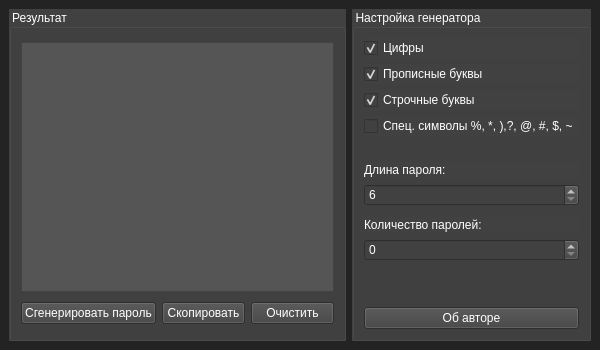
<?xml version="1.0" encoding="UTF-8"?>
<ui version="4.0">
 <class>MainWindow</class>
 <widget class="QMainWindow" name="MainWindow">
  <property name="geometry">
   <rect>
    <x>0</x>
    <y>0</y>
    <width>600</width>
    <height>350</height>
   </rect>
  </property>
  <property name="minimumSize">
   <size>
    <width>600</width>
    <height>350</height>
   </size>
  </property>
  <property name="maximumSize">
   <size>
    <width>600</width>
    <height>350</height>
   </size>
  </property>
  <property name="windowTitle">
   <string>PyGen - Генератор паролей Python</string>
  </property>
  <widget class="QWidget" name="centralwidget">
   <property name="styleSheet">
    <string notr="true">background-color: rgb(35, 35, 35);</string>
   </property>
   <layout class="QHBoxLayout" name="horizontalLayout">
    <item>
     <widget class="QGroupBox" name="groupBox">
      <property name="maximumSize">
       <size>
        <width>350</width>
        <height>16777215</height>
       </size>
      </property>
      <property name="styleSheet">
       <string notr="true">background-color: rgb(65, 65, 65);
color: rgb(255, 255, 255);</string>
      </property>
      <property name="title">
       <string>Результат</string>
      </property>
      <layout class="QVBoxLayout" name="verticalLayout">
       <item>
        <widget class="QPlainTextEdit" name="plainTextEdit">
         <property name="maximumSize">
          <size>
           <width>345</width>
           <height>250</height>
          </size>
         </property>
         <property name="styleSheet">
          <string notr="true">background-color: rgb(85, 85, 85);</string>
         </property>
        </widget>
       </item>
       <item>
        <layout class="QHBoxLayout" name="horizontalLayout_2">
         <item>
          <widget class="QPushButton" name="pushButton">
           <property name="text">
            <string>Сгенерировать пароль</string>
           </property>
          </widget>
         </item>
         <item>
          <widget class="QPushButton" name="pushButton_3">
           <property name="text">
            <string>Скопировать</string>
           </property>
          </widget>
         </item>
         <item>
          <widget class="QPushButton" name="pushButton_2">
           <property name="text">
            <string>Очистить</string>
           </property>
          </widget>
         </item>
        </layout>
       </item>
      </layout>
     </widget>
    </item>
    <item>
     <widget class="QGroupBox" name="groupBox_2">
      <property name="maximumSize">
       <size>
        <width>250</width>
        <height>16777215</height>
       </size>
      </property>
      <property name="styleSheet">
       <string notr="true">background-color: rgb(65, 65, 65);
color: rgb(255, 255, 255);</string>
      </property>
      <property name="title">
       <string>Настройка генератора</string>
      </property>
      <layout class="QVBoxLayout" name="verticalLayout_2">
       <item>
        <widget class="QCheckBox" name="checkBox">
         <property name="text">
          <string>Цифры</string>
         </property>
         <property name="checked">
          <bool>true</bool>
         </property>
        </widget>
       </item>
       <item>
        <widget class="QCheckBox" name="checkBox_2">
         <property name="text">
          <string>Прописные буквы</string>
         </property>
         <property name="checked">
          <bool>true</bool>
         </property>
        </widget>
       </item>
       <item>
        <widget class="QCheckBox" name="checkBox_3">
         <property name="text">
          <string>Строчные буквы</string>
         </property>
         <property name="checked">
          <bool>true</bool>
         </property>
        </widget>
       </item>
       <item>
        <widget class="QCheckBox" name="checkBox_4">
         <property name="text">
          <string>Спец. символы %, *, ),?, @, #, $, ~</string>
         </property>
        </widget>
       </item>
       <item>
        <spacer name="verticalSpacer_2">
         <property name="orientation">
          <enum>Qt::Vertical</enum>
         </property>
         <property name="sizeType">
          <enum>QSizePolicy::Fixed</enum>
         </property>
         <property name="sizeHint" stdset="0">
          <size>
           <width>20</width>
           <height>20</height>
          </size>
         </property>
        </spacer>
       </item>
       <item>
        <widget class="QLabel" name="label">
         <property name="maximumSize">
          <size>
           <width>16777215</width>
           <height>20</height>
          </size>
         </property>
         <property name="text">
          <string>Длина пароля:</string>
         </property>
        </widget>
       </item>
       <item>
        <widget class="QSpinBox" name="spinBox">
         <property name="maximumSize">
          <size>
           <width>16777215</width>
           <height>30</height>
          </size>
         </property>
         <property name="minimum">
          <number>6</number>
         </property>
        </widget>
       </item>
       <item>
        <spacer name="verticalSpacer">
         <property name="orientation">
          <enum>Qt::Vertical</enum>
         </property>
         <property name="sizeType">
          <enum>QSizePolicy::Fixed</enum>
         </property>
         <property name="sizeHint" stdset="0">
          <size>
           <width>20</width>
           <height>5</height>
          </size>
         </property>
        </spacer>
       </item>
       <item>
        <widget class="QLabel" name="label_2">
         <property name="text">
          <string>Количество паролей:</string>
         </property>
        </widget>
       </item>
       <item>
        <widget class="QSpinBox" name="spinBox_2">
         <property name="minimumSize">
          <size>
           <width>30</width>
           <height>0</height>
          </size>
         </property>
         <property name="maximumSize">
          <size>
           <width>16777215</width>
           <height>30</height>
          </size>
         </property>
        </widget>
       </item>
       <item>
        <spacer name="verticalSpacer_3">
         <property name="orientation">
          <enum>Qt::Vertical</enum>
         </property>
         <property name="sizeType">
          <enum>QSizePolicy::Fixed</enum>
         </property>
         <property name="sizeHint" stdset="0">
          <size>
           <width>20</width>
           <height>40</height>
          </size>
         </property>
        </spacer>
       </item>
       <item>
        <widget class="QPushButton" name="pushButton_4">
         <property name="maximumSize">
          <size>
           <width>16777215</width>
           <height>25</height>
          </size>
         </property>
         <property name="text">
          <string>Об авторе</string>
         </property>
        </widget>
       </item>
      </layout>
     </widget>
    </item>
   </layout>
  </widget>
 </widget>
 <resources>
  <include location="res.qrc"/>
 </resources>
 <connections/>
</ui>
